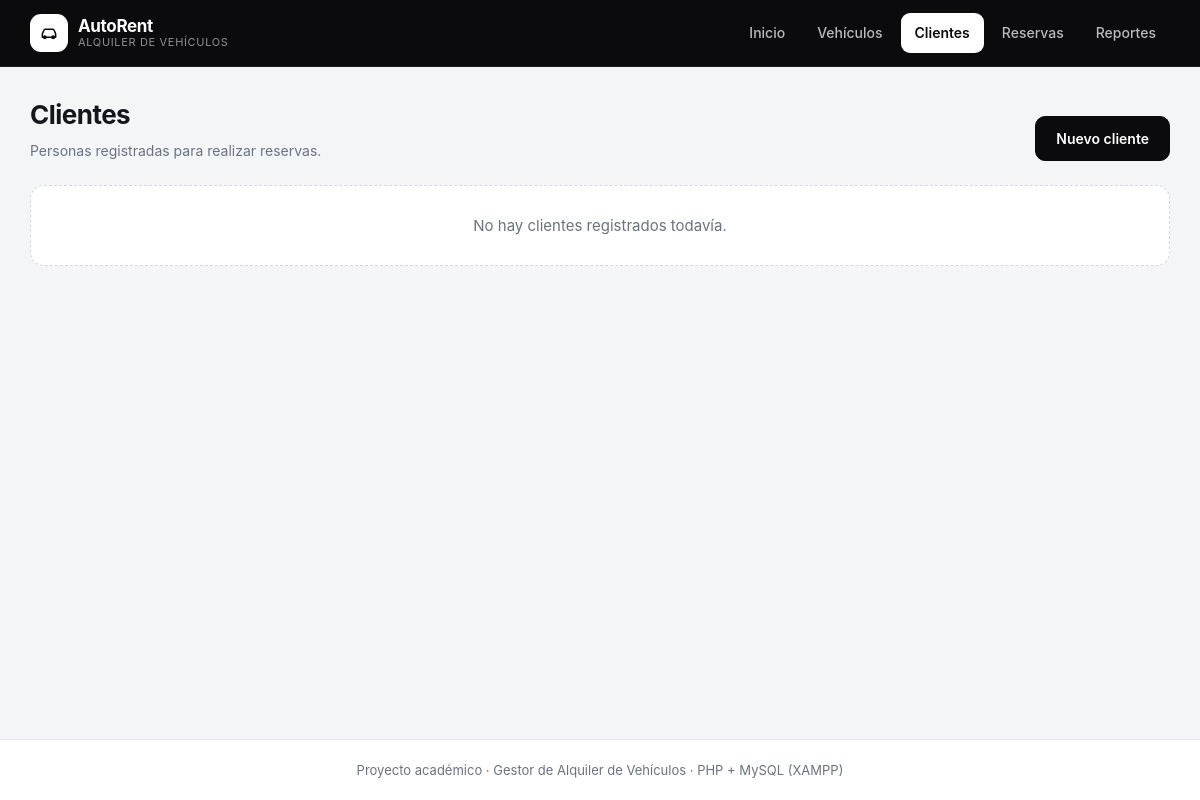
The app's page /views/clientes/inicio.php, older data.
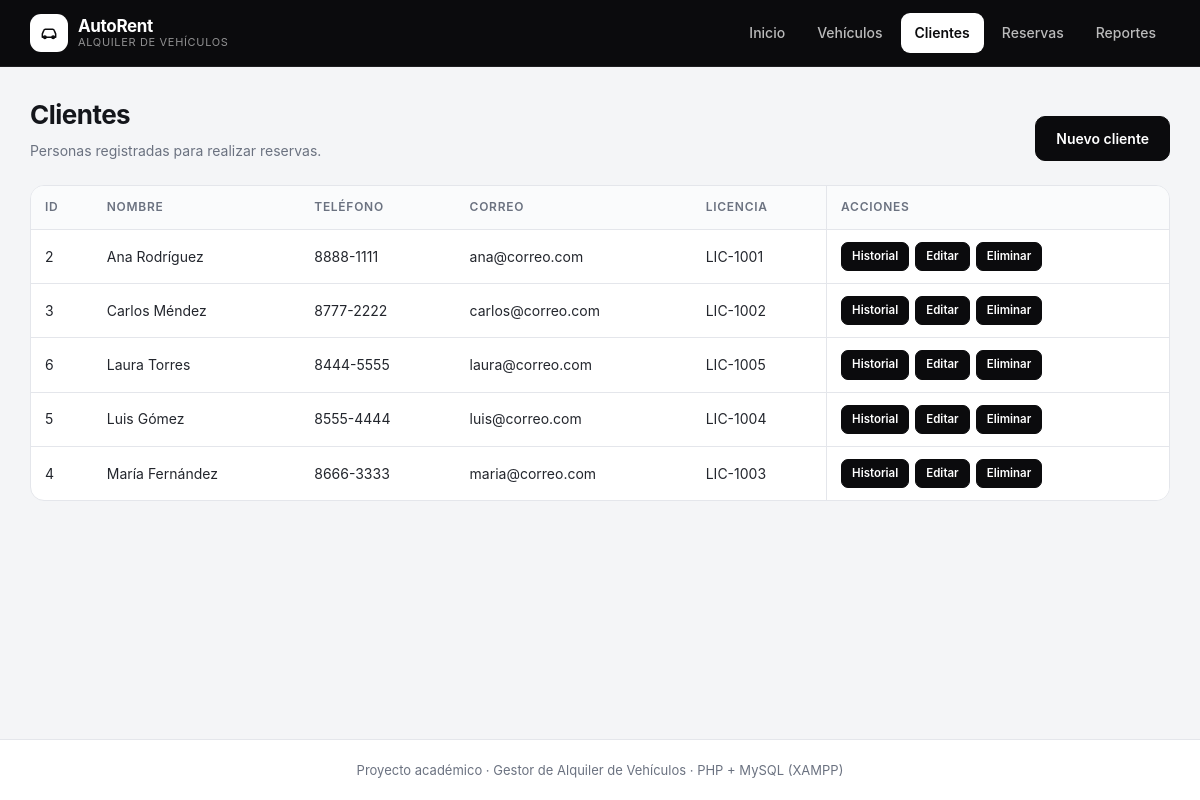
The same page, newer data.
### tables this page shows
CREATE TABLE clientes (
    id INT AUTO_INCREMENT PRIMARY KEY,
    nombre VARCHAR(150) NOT NULL,
    telefono VARCHAR(50),
    correo VARCHAR(100),
    numero_licencia VARCHAR(50),
    created_at TIMESTAMP DEFAULT CURRENT_TIMESTAMP,
    updated_at TIMESTAMP DEFAULT CURRENT_TIMESTAMP ON UPDATE CURRENT_TIMESTAMP
);

### models/database/database.php (called while the page is built, shortened)
<?php
class Database implements DatabaseInterface
{
    private string $host_db = "localhost";
    private string $user_db = "root";
    private string $pwd_db = "";
    private string $name_db = "alquiler_vehiculos_db";
    private int $port_db = 3306;
    private $conex = null;
    public function __construct()
    {
        $this->conex = new mysqli(
            $this->host_db,
            $this->user_db,
            $this->pwd_db,
            $this->name_db,
            $this->port_db
        );
        $this->conex->set_charset("utf8mb4");
    }
    public function query_select(string $sql): array
    {
        $result = $this->conex->query($sql);
        $rows = [];
        while ($row = $result->fetch_assoc()) {
            array_push($rows, $row);
        }
        return $rows;
    }
}

### models/config/models_config.php (called while the page is built, shortened)
<?php
class ModelsConfig
{
    public static function get_db(): DatabaseInterface
    {
        return new Database();
    }
    public static function get_clientes_repository(): ClientesRepositoryInterface
    {
        return new ClientesRepository(ModelsConfig::get_db());
    }
}

### controllers/config/controllers_config.php (called while the page is built, shortened)
<?php
class ControllersConfig
{
    public static function get_clientes_controller(): ClientesControllerInterface
    {
        return new ClientesController(ModelsConfig::get_clientes_repository());
    }
}

### controllers/clientes/clientes_controller.php (called while the page is built, shortened)
<?php
class ClientesController implements ClientesControllerInterface
{
    private ClientesRepositoryInterface $clientes_model;
    public function __construct(ClientesRepositoryInterface $clientes_model)
    {
        $this->clientes_model = $clientes_model;
    }
    public function get_clientes(): array
    {
        return $this->clientes_model->get_clientes();
    }
}

### models/repositories/clientes_repository/clientes_repository.php (called while the page is built, shortened)
<?php
class ClientesRepository implements ClientesRepositoryInterface
{
    private DatabaseInterface $db;
    public function __construct(DatabaseInterface $db)
    {
        $this->db = $db;
    }
    public function get_clientes(): array
    {
        $sql = "select * from clientes order by nombre";
        $rows = $this->db->query_select($sql);
        return array_map(
            fn(array $row): Cliente => ClienteMappers::to_entity($row),
            $rows
        );
    }
}

### models/mappers/cliente_mappers.php (called while the page is built, shortened)
<?php
class ClienteMappers
{
    public static function to_entity(array $row_db): Cliente
    {
        return new Cliente(
            (int) $row_db["id"],
            $row_db["nombre"],
            $row_db["telefono"] ?? "",
            $row_db["correo"] ?? "",
            $row_db["numero_licencia"] ?? ""
        );
    }
}

### models/entities/cliente.php (called while the page is built, shortened)
<?php
class Cliente
{
    private int $id;
    private string $nombre;
    private string $telefono;
    private string $correo;
    private string $numero_licencia;
    public function __construct(
        int $id,
        string $nombre,
        string $telefono = "",
        string $correo = "",
        string $numero_licencia = ""
    ) {
        $this->id = $id;
        $this->nombre = $nombre;
        $this->telefono = $telefono;
        $this->correo = $correo;
        $this->numero_licencia = $numero_licencia;
    }
    public function get_id(): int
    {
        return $this->id;
    }
    public function get_nombre(): string
    {
        return $this->nombre;
    }
    public function get_telefono(): string
    {
        return $this->telefono;
    }
    public function get_correo(): string
    {
        return $this->correo;
    }
    public function get_numero_licencia(): string
    {
        return $this->numero_licencia;
    }
}

### views/clientes/inicio.php (the view, shortened to what the changed rows need)
<?php
require __DIR__ . "/../../models/database/database.php";
require __DIR__ . "/../../models/entities/cliente.php";
require __DIR__ . "/../../models/mappers/cliente_mappers.php";
require __DIR__ . "/../../models/repositories/clientes_repository/clientes_repository.php";
require __DIR__ . "/../../models/config/models_config.php";
require __DIR__ . "/../../controllers/clientes/clientes_controller.php";
require __DIR__ . "/../../controllers/config/controllers_config.php";
$clientes = ControllersConfig::get_clientes_controller()->get_clientes();
?>
<!DOCTYPE html>
<html lang="es">
<head>
    <link rel="stylesheet" href="../../public/css/style.css?v=3">
</head>
<body>
    <main class="contenido">
<div class="cabecera-pagina">
    <div>
        <h2>Clientes</h2>
    </div>
    <a class="boton" href="form.php">Nuevo cliente</a>
</div>
<?php if (count($clientes) === 0) : ?>
    <p class="vacio">No hay clientes registrados todavía.</p>
<?php else : ?>
    <div class="tabla-envoltura">
        <table class="tabla-acciones">
            <thead>
                <tr>
                    <th>ID</th>
                    <th>Nombre</th>
                    <th>Teléfono</th>
                    <th>Correo</th>
                    <th>Licencia</th>
                    <th>Acciones</th>
                </tr>
            </thead>
            <tbody>
                <?php foreach ($clientes as $cliente) : ?>
                    <tr>
                        <td><?php echo $cliente->get_id(); ?></td>
                        <td><?php echo htmlspecialchars($cliente->get_nombre()); ?></td>
                        <td><?php echo htmlspecialchars($cliente->get_telefono()); ?></td>
                        <td><?php echo htmlspecialchars($cliente->get_correo()); ?></td>
                        <td><?php echo htmlspecialchars($cliente->get_numero_licencia()); ?></td>
                        <td>
                            <div class="celda-acciones">
                                <a class="accion-link"
                                    href="../reportes/inicio.php?cliente_id=<?php echo $cliente->get_id(); ?>">Historial</a>
                                <a class="accion-link"
                                    href="form.php?id=<?php echo $cliente->get_id(); ?>">Editar</a>
                                <a class="accion-link peligro"
                                    href="operaciones/borrar.php?id=<?php echo $cliente->get_id(); ?>"
                                    onclick="return confirm('¿Eliminar este cliente?');">Eliminar</a>
                            </div>
                        </td>
                    </tr>
                <?php endforeach; ?>
            </tbody>
        </table>
    </div>
<?php endif; ?>
    </main>
</body>
</html>

Row changes from the older to the newer data that the page shows:
added clientes: id "2", nombre "Ana Rodríguez", telefono "8888-1111", correo "ana@correo.com", numero_licencia "LIC-1001"
added clientes: id "3", nombre "Carlos Méndez", telefono "8777-2222", correo "carlos@correo.com", numero_licencia "LIC-1002"
added clientes: id "6", nombre "Laura Torres", telefono "8444-5555", correo "laura@correo.com", numero_licencia "LIC-1005"
added clientes: id "5", nombre "Luis Gómez", telefono "8555-4444", correo "luis@correo.com", numero_licencia "LIC-1004"
added clientes: id "4", nombre "María Fernández", telefono "8666-3333", correo "maria@correo.com", numero_licencia "LIC-1003"
Text that changed along with them:
text no longer shown: "No hay clientes registrados todavía."
text now shown: "ID NOMBRE TELÉFONO CORREO LICENCIA ACCIONES"
